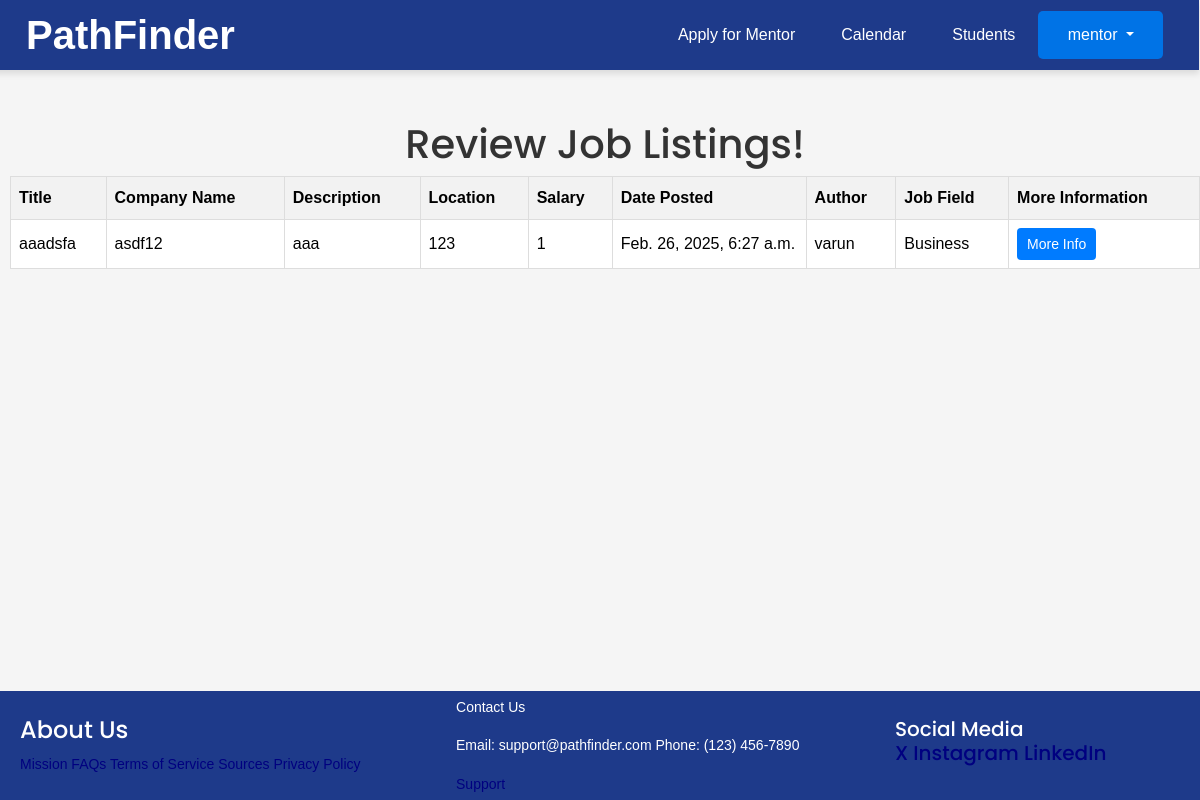
The app's page /approvelistings/ (signed in) with its own data.
### joblist/models.py (models this page shows, shortened)
class CustomUser(AbstractUser):
    choices = ( ("Student", "Student"),
               ("Employer", "Employer"),
               ("Mentor", "Mentor"))
    role = models.CharField(max_length=20, choices = choices)
    first_name = models.TextField()
    last_name = models.TextField()
    choices = ( ("male", "male"),
               ("female", "female"),
               ("prefer not to say", "prefer not to say"))
    gender = models.CharField(choices=choices, max_length=20)
    birthday = models.DateField(null=True, blank=True)
    phone = models.TextField()
    email = models.TextField()
    status_mentor = models.TextField(default="pending")
    mentor = models.ForeignKey(applicationMentor, on_delete=models.CASCADE, null = True, blank=True)
    address = models.TextField()
    offers = models.ManyToManyField(JobListing, related_name='offers', blank=True)
    recieveemails = models.BooleanField(default=False)
    REQUIRED_FIELDS = ["phone","birthday","gender", "email", "address", "first_name", "last_name", "role"]

class JobListing(models.Model):
    jobtypechoices = ( ("Arts", "Arts"),
                      ("Business", "Business"),
                        ("Communications", "Communications"),
                        ("Education", "Education"),
                        ("Healthcare", "Healthcare"),
                        ("Hospitality", "Hospitality"),
                        ("Information Technology", "Information Technology"),
                        ("Law Enforcement", "Law Enforcement"),
                        ("Sales and Marketing", "Sales and Marketing"),
                        ("Science", "Science"),
                        ("Transportation", "Transportation"),
                        ("Other", "Other"
                        ))
    jobfield = models.CharField(
        choices=jobtypechoices,
        max_length=100,
        null=True,
        blank=True,
        default='other')
    job_title = models.CharField(max_length=100)
    description = models.TextField()
    date_posted = models.DateTimeField(default=timezone.now)
    salary = models.IntegerField()
    author = models.ForeignKey(User, on_delete=models.CASCADE)
    company_name = models.CharField(max_length=100, default='Unknown Company')
    location = models.CharField(max_length=100)
    benefits = models.TextField(max_length=1000)
    job_type = models.CharField(choices = (("Part-Time", "Part-Time"), ("Full-Time", "Full-Time"), ("Other", "Other")), max_length=100)
    job_requirements = models.TextField(max_length=100)
    company_info = models.TextField(max_length=1000)
    notes = models.TextField(max_length=1000)
    status = models.TextField()

### joblist/views.py (the view)
# urls.py: path('approvelistings/', views.approvejob, name="approve-job"),
def approvejob(request):
    jobs = JobListing.objects.filter(status = "pending")
    return render(request, "joblist/approvejob.html", {"jobs": jobs})

### joblist/templates/joblist/approvejob.html (shortened to what this page needs)
{% extends "joblist/base.html" %}
{% block content %}
<h1> Review Job Listings!</h1>
        <table class = "table">
            <thead>
            <tr>
                <th>Title</th>
                <th>Company Name</th>
                <th>Description</th>
                <th>Location</th>
                <th>Salary</th>
                <th>Date Posted</th>
                <th>Author</th>
                <th>Job Field</th>
                <th>More Information</th>
            </tr>
        </thead>
        <tbody>
            {% for job in jobs %}
            <tr class = "table-body">
            <td class = "table-text">{{job.job_title}}</td>
            <td class = "table-text">{{job.company_name}}</td>
            <td class = "table-text">{{job.description}}</td>
            <td class = "table-text">{{job.location}}</td>
            <td class = "table-text">{{job.salary}}</td>
            <td class = "table-text">{{job.date_posted}}</td>
            <td class = "table-text">{{job.author}}</td>
            <td class = "table-text">{{job.jobfield}}</td>
            <td class = "more-info"><button onclick = "moreinfo('{{job.location}}', '{{job.job_title}}', '{{job.author}}', '{{job.description}}', '{{job.salary}}', '{{job.company_name}}', '{{job.id}}', '{{job.jobfield}}', '{{job.date_posted}}', '{{job.benefits}}', '{{job.job_requirements}}', '{{job.job_type}}', '{{job.company_info}}', '{{job.notes}}')" >More Info</button>
            </td>
        </tr>
        {% endfor %}
    </tbody>
</table>
{% endblock content %}

### joblist/templates/joblist/base.html (shortened to what this page needs)
{% load static %}
<!doctype html>
<html lang="en">
  <head>
    <link href='https://cdn.jsdelivr.net/npm/fullcalendar@5.11.3/main.css' rel='stylesheet' />
    <link rel="stylesheet" href="https://cdn.jsdelivr.net/npm/bootstrap@5.3.3/dist/css/bootstrap.min.css">
    <link rel="stylesheet" href="{% static 'css/styles.css' %}">
    <link rel="stylesheet" href="https://cdnjs.cloudflare.com/ajax/libs/font-awesome/6.0.0/css/all.min.css">
  </head>
  <body style="padding-left: 10px">
    <nav class="navbar navbar-expand-sm navbar-custom">
      <div class="container-fluid">
        <a class="navbar-brand" href="/">
          PathFinder
        </a>
        <div class="d-flex ms-auto align-items-center">
  {% if user.is_authenticated %}
  {% if user.is_superuser %}
        <ul class = "navbar-nav">
          <li class = "nav-item"><a class = "nav-link" href = "/">Home</a></li>
          <li class = "nav-item"><a class = "nav-link" href = "/approvelistings">View Pending Job Listings</a></li>
          <li class = "nav-item"><a class = "nav-link" href = "/approvementor">View Pending Mentor Applications</a></li>
        </ul>
    {% elif user.role == "Mentor" %}
          <ul class = "navbar-nav">
            <li class = "nav-item"><a class = "nav-link"href = "/mentorapply">Apply for Mentor</a></li>
            <li class = "nav-item"><a class = "nav-link" href = "/calendar">Calendar</a></li>
            <li class = "nav-item"><a class = "nav-link" href = "/students">Students</a></li>
          </ul>
  {% endif %}
  <div class="dropdown" id = "userDropdown">
    <button class="btn dropdown-toggle" type="button" id="userDropdown" data-bs-toggle="dropdown" aria-expanded="false">
      {{ user.username }}
    </button>
  </div>
{% else %}
<a class="nav-link" href="{% url 'account_login' %}">Log In</a>
<a class="btn btn-get-started ms-3" style = "background-color: #1E3A8A; color: white;" href="{% url 'account_signup' %}">Sign Up</a>
{% endif %}
</div>
</div>
</nav>
    <div class="content-area">
      {% block content %}{% endblock %}
    </div>
    <div class="footer-container">
      <div class="footer">
        <div class="footer-heading footer-1">
          <h4>About Us</h4>
          <a href="#">Mission</a>
          <a href="#">FAQs</a>
          <a href="#">Terms of Service</a>
          <a href="/sources">Sources</a>
          <a href="#">Privacy Policy</a>
        </div>
        <div class="footer-heading footer-2">
          <p>Contact Us</p>
          <div style = "clear: both;">
          <p style = "display: inline-block">Email: support@pathfinder.com</p>
          <p style = "display: inline-block; ">Phone: (123) 456-7890</p>
        </div>
          <a  href="#">Support</a>
        </div>
        <div class="footer-heading footer-3">
          <h5>Social Media</52>
            <br>
          <a href="https://x.com/?mx=2">X</a>
          <a href="https://instagram.com">Instagram</a>
          <a href="https://linkedin.com">LinkedIn</a>
        </div>
      </div>
    </div>
  </body>
</html>

### joblist/static/css/styles.css (style rules this page uses)
body { font-family: 'Nunito', sans-serif; }
h1, h2, h3, h4, h5, h6 { font-family: 'Poppins', sans-serif; }
body { margin: 0; font-family: 'Arial', sans-serif; display: flex; flex-direction: column; min-height: 100vh; padding: 0; overflow-x: hidden; }
.navbar-custom { background-color: #1E3A8A; margin-left: -10px; position: fixed; top: 0; left: 0; right: 0; padding: 1rem 1.5rem; box-shadow: 0px 4px 6px rgba(0, 0, 0, 0.1); z-index: 1000; height: 70px; }
.navbar-custom .navbar-brand { color: #FFFFFF; font-size: 2.5rem; font-weight: bold; margin: 0; }
.navbar-custom .nav-link { color: #FFFFFF; text-decoration: none; padding: 0.5rem; }
body { margin: 0; padding: 0; font-family: 'Arial', sans-serif; background-color: #ffffff; color: #333333; line-height: 1.6; }
nav { background-color: #0058b0; color: #ffffff; padding: 15px 20px; display: flex; align-items: center; box-shadow: 0 2px 4px rgba(0, 0, 0, 0.1); position: fixed; top: 0; width: 100.78%; box-sizing: border-box; }
.dropdown { position: relative; display: inline-block; width: 125px; z-index: 11; }
.dropdown button { background-color: #0073e6; color: #ffffff; padding: 12px 20px; font-size: 16px; border: none; border-radius: 5px; cursor: pointer; text-align: center; width: 100%; box-sizing: border-box; transition: background-color 0.3s ease; }
.footer { background-color: #1E3A8A; color: white; padding: 5px 10px; display: flex; justify-content: space-between; align-items: center; flex-wrap: wrap; width: 101%; margin-top: auto; margin-left: -10px; text-align: left; }
.footer .footer-heading { flex: 1 1 auto; padding: 0 10px; font-size: 14px; }
.content-area { flex-grow: 1; padding: 0; margin-top: 120px; text-align: center; width: 100%; }
* { box-sizing: border-box; }
body { margin: 0; padding: 0; font-family: Arial, sans-serif; background-color: #f4f4f9; color: #333; }
nav { background-color: #333; color: #fff; padding: 10px 20px; display: flex; justify-content: space-between; align-items: center; }
nav a { color: #fff; text-decoration: none; margin: 0 15px; transition: color 0.3s ease; }
body { margin: 0; font-family: Arial, sans-serif; background-color: #f5f5f5; color: #333; overflow-x: hidden; overflow-y: scroll; }
a { text-decoration: none; color: #000080; transition: color 0.3s ease; }
button { background-color: #000080; color: #ffffff; border: none; padding: 10px 20px; border-radius: 4px; font-size: 14px; cursor: pointer; transition: background-color 0.3s ease; }
.table { width: 100%; border-collapse: collapse; }
.table th, .table td { border: 1px solid #ddd; padding: 8px; text-align: left; vertical-align: middle; }
.table th { background-color: #f2f2f2; font-weight: bold; }
.table-text { max-width: 150px; white-space: nowrap; overflow: hidden; text-overflow: ellipsis; }
.more-info button { padding: 5px 10px; background-color: #007bff; color: white; border: none; border-radius: 4px; cursor: pointer; }

### records on screen
CustomUser: username "mentor"
JobListing: job_title "aaadsfa", company_name "asdf12", description "aaa", location "123", salary "1", date_posted "Feb. 26, 2025, 6:27 a.m.", author "varun", jobfield "Business"
